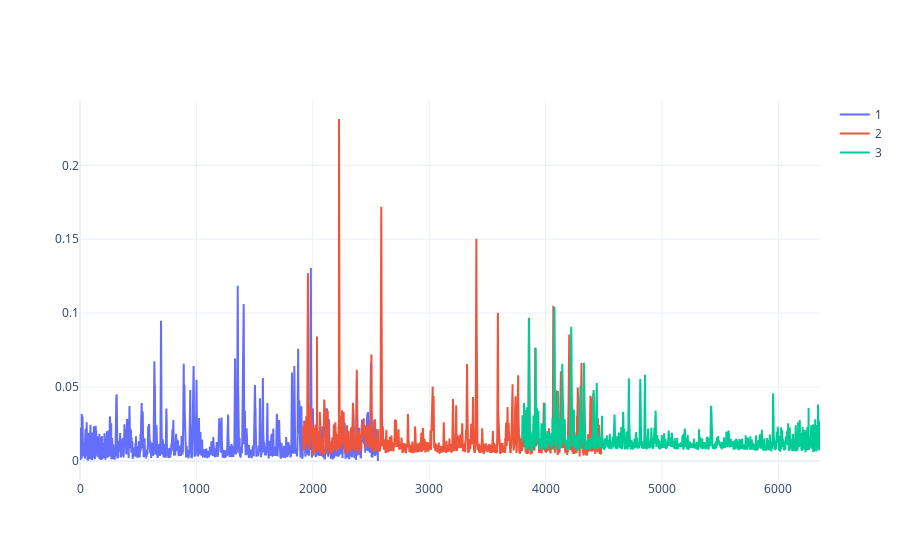

Write notebook code for a chart like this one.
### Code cell
x = np.arange(cb.DIMW)
#orders = [3,4,5,6,7,8,9]
#orders = range(th.order_spectra.shape[1])
#orders = [10,11,12]
orders = [1,2,3]
#orders = range(28)

pg_data = []
for i,nord in enumerate(orders):
    pg_data.append(
        go.Scatter(
            x = x+1935*i - 18*i**2,
            y=(th.order_spectra[0,nord]-subtract[nord])/sphr.order_spectra[0,nord]+3e-3*i,
            name = nord,
        )
    )

fig = go.Figure(data=pg_data)
fig.update_layout(template='plotly_white')
fig.show()

### Figure 1 — Plotly figure (JSON) as saved in the notebook; plotly's stock layout.template omitted (floating-point values rounded to 4 significant figures; data arrays with more than 128 entries replaced by an {"elided": "..."} marker saying what was removed)
{"data": [{"name": "1", "type": "scatter", "x": {"elided": "2560 int values"}, "y": {"elided": "2560 float values"}}, {"name": "2", "type": "scatter", "x": {"elided": "2560 int values"}, "y": {"elided": "2560 float values"}}, {"name": "3", "type": "scatter", "x": {"elided": "2560 int values"}, "y": {"elided": "2560 float values"}}], "layout": {}}
